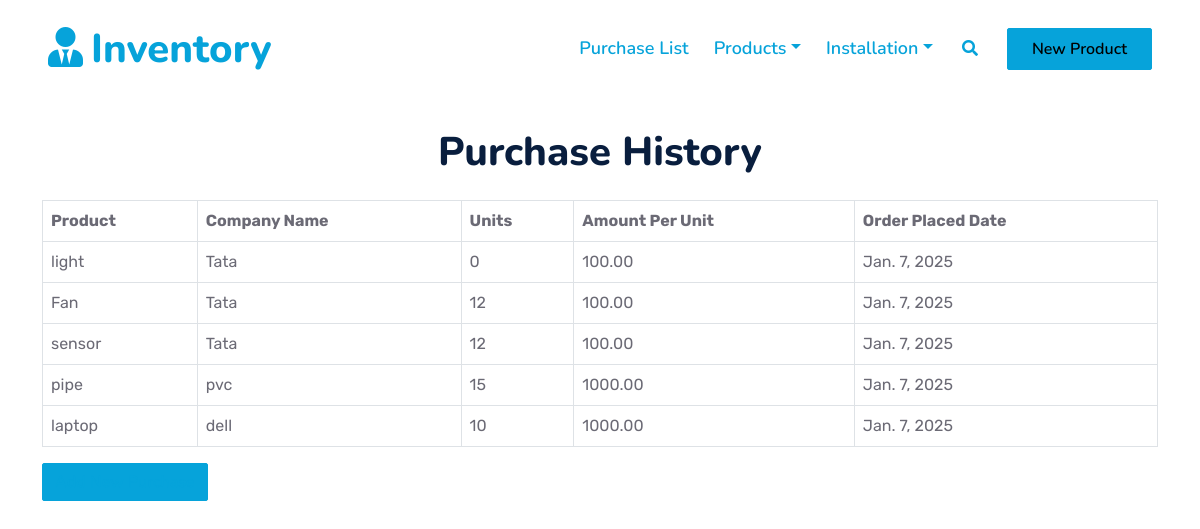
/purchase/history/, run on an earlier commit of the app's database.
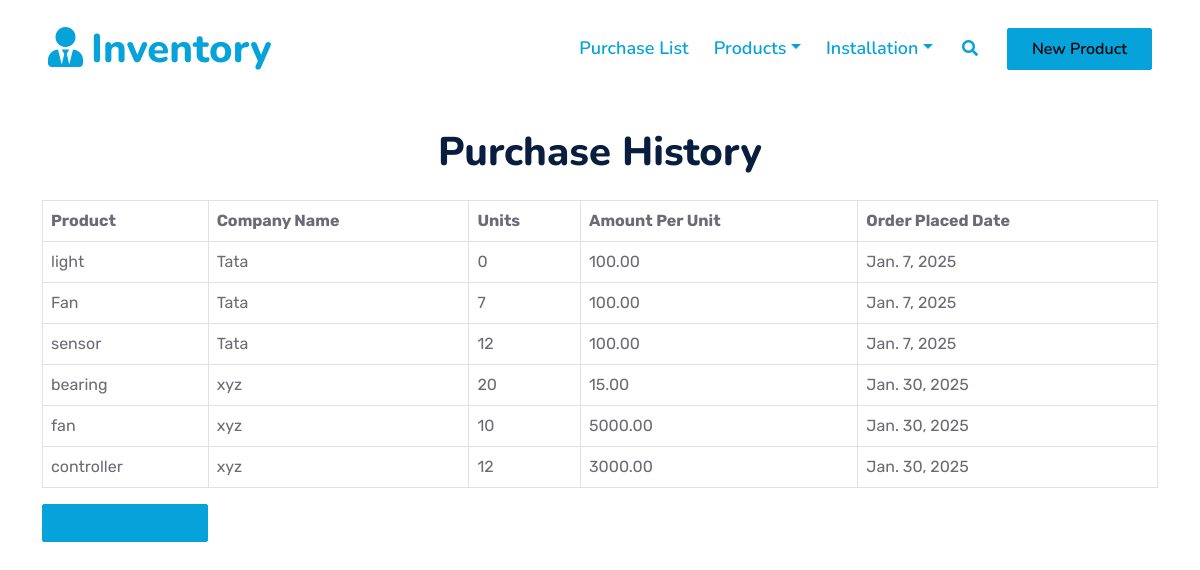
And on a later commit of the database.
### backend/models.py (models this page shows, shortened)
class PurchaseHistory(models.Model):
    product = models.ForeignKey(Product, on_delete=models.CASCADE, related_name='purchases', to_field='product_id')
    company_name = models.CharField(max_length=100)
    units = models.IntegerField()
    amount_per_unit = models.DecimalField(max_digits=10, decimal_places=2)
    order_placed_date = models.DateField()

class Product(models.Model):
    product_id = models.CharField(max_length=100, unique=True)
    name = models.CharField(max_length=200)
    product_type = models.CharField(max_length=100)
    image = models.ImageField(upload_to='products/', null=True, blank=True)

### backend/views.py (the view)
# urls.py: path('purchase/history/', views.purchase_history, name='purchase_history'),
def purchase_history(request):
    purchase_history = PurchaseHistory.objects.all()
    return render(request, 'purchase_history.html', {'purchase_history': purchase_history})

### backend/templates/purchase_history.html (shortened to what this page needs)
{% load static %}
<!DOCTYPE html>
<html lang="en">
<head>
    <link href="https://cdnjs.cloudflare.com/ajax/libs/font-awesome/5.10.0/css/all.min.css" rel="stylesheet">
    <link href="https://cdn.jsdelivr.net/npm/bootstrap-icons@1.4.1/font/bootstrap-icons.css" rel="stylesheet">
    <link href="{% static 'backend/lib/owlcarousel/assets/owl.carousel.min.css' %}" rel="stylesheet">
    <link href="{% static 'backend/lib/animate/animate.min.css' %}" rel="stylesheet">
    <link href="{% static 'backend/bootstrap.min.css' %}" rel="stylesheet">
    <link href="{% static 'backend/style.css' %}" rel="stylesheet">
</head>
<body>
    <div class="container-fluid position-relative p-0">
        <nav class="navbar navbar-expand-lg navbar-dark px-5 py-3 py-lg-0">
            <a href="{% url 'product_list' %}" class="navbar-brand p-0">
                <h1 class="m-0 text-primary"><i class="fa fa-user-tie me-2"></i>Inventory</h1>
            </a>
            <div class="collapse navbar-collapse" id="navbarCollapse">
                <div class="navbar-nav ms-auto py-0">
                    <a href="{% url 'purchase_list' %}" class="nav-item nav-link text-primary">Purchase List</a>
                    <div class="nav-item dropdown">
                        <a href="#" class="nav-link dropdown-toggle text-primary" data-bs-toggle="dropdown">Products</a>
                    </div>
                    <div class="nav-item dropdown">
                        <a href="#" class="nav-link dropdown-toggle text-primary" data-bs-toggle="dropdown">Installation</a>
                    </div>
                </div>
                <button type="button" class="btn text-primary ms-3" data-bs-toggle="modal" data-bs-target="#searchModal"><i class="fa fa-search"></i></button>
                <a href="{% url 'product_create' %}" class="btn btn-primary py-2 px-4 ms-3" style="color: black;">New Product</a>
            </div>
        </nav>
    </div>
    <div style="height: 80px;"></div>
    <div class="container py-5">
        <h1 class="text-center mb-4">Purchase History</h1>
        <div class="table-responsive">
            <table class="table table-bordered">
                <thead>
                    <tr>
                        <th>Product</th>
                        <th>Company Name</th>
                        <th>Units</th>
                        <th>Amount Per Unit</th>
                        <th>Order Placed Date</th>
                    </tr>
                </thead>
                <tbody>
                    {% for record in purchase_history %}
                        <tr>
                            <td>{{ record.product.name }}</td>
                            <td>{{ record.company_name }}</td>
                            <td>{{ record.units }}</td>
                            <td>{{ record.amount_per_unit }}</td>
                            <td>{{ record.order_placed_date }}</td>
                        </tr>
                    {% endfor %}
                </tbody>
            </table>
        </div>
        <a href="{% url 'purchase_create' %}" class="btn btn-primary">Add New Purchase</a>
    </div>
</body>
</html>

What changed in the data, as far as the page shows it:
removed PurchaseHistory: product.name "pipe", company_name "pvc", units "15", amount_per_unit "1000.00", order_placed_date "Jan. 7, 2025"
removed PurchaseHistory: product.name "laptop", company_name "dell", units "10", amount_per_unit "1000.00", order_placed_date "Jan. 7, 2025"
changed PurchaseHistory "Fan": units "12" → "7"
added PurchaseHistory: product.name "bearing", company_name "xyz", units "20", amount_per_unit "15.00", order_placed_date "Jan. 30, 2025"
added PurchaseHistory: product.name "fan", company_name "xyz", units "10", amount_per_unit "5000.00", order_placed_date "Jan. 30, 2025"
added PurchaseHistory: product.name "controller", company_name "xyz", units "12", amount_per_unit "3000.00", order_placed_date "Jan. 30, 2025"
